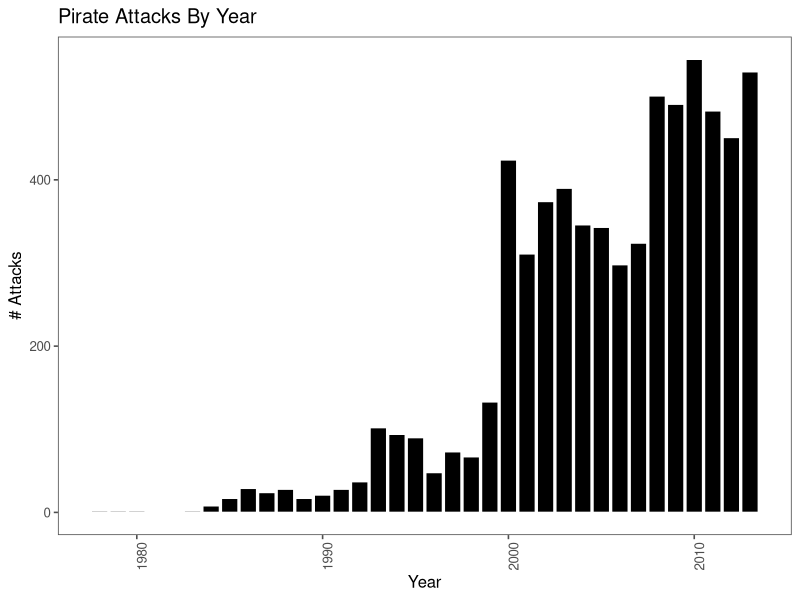
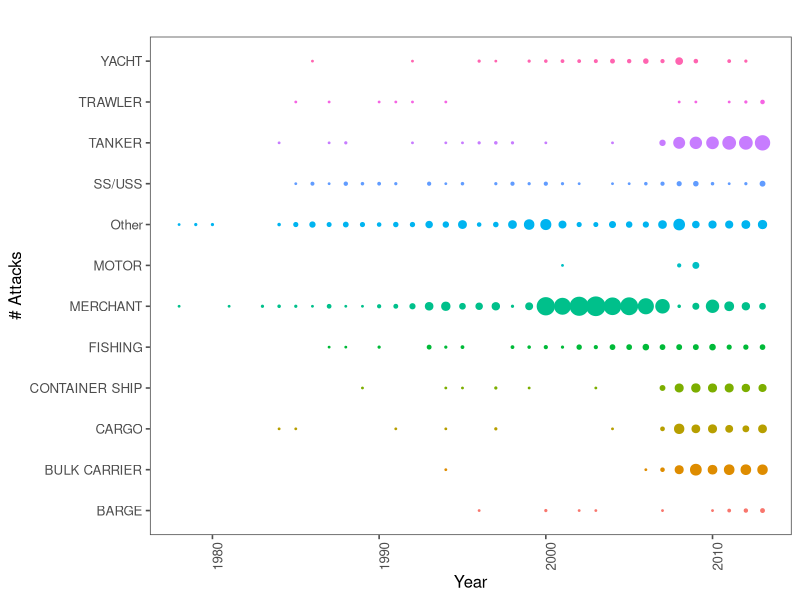

R code for these plots, in order: (Note: this script raises an error after producing the figures.)
library(plyr)
library(ggplot2)
library(gridExtra)
library(ggthemes)

# the full data set
pirates.df <- read.csv("pirates.csv", stringsAsFactors=FALSE)

# I extracted the year column (I made a year column) and vessel type column
# then did a ton of text maniuplation to get the final set of factors. It's
# a pretty messy column and ended up lumping more than I liked into "Other"
# 
# You can make the year field with:
#
# pirates.df$year <- strftime(pirates.df$DateOfOcc, "%Y")
#
# but be warned there's a bad year in there that you'll have to deal with.
#
# I then ran:
#
# p3.df <- count(p2.df,c("Year","Vessel.Type"))
# 
# to generate that data frame, but since both CSVs are extracted, you don't
# really need to go through the machinations yourself.
#

# read year|vessel.type
p2.df <- read.csv("p2.csv", stringsAsFactors=FALSE)
# aggregated by year & vessel.type
p3.df <- read.csv("p3.csv", stringsAsFactors=FALSE)

# simple bar graph of totals
p <- ggplot(pirates.df, aes(x=year))
p <- p + geom_bar(binwidth=1, color="white", fill="black")
p <- p + labs(x="Year", y="# Attacks", title="Pirate Attacks By Year")
p <- p + theme_few() 
p <- p + theme(axis.text.x = element_text(angle = 90, hjust = 1))
p

# dot plot by year and vessel type
p2 <- ggplot(p3.df, aes(x=Year, y=Vessel.Type, size=freq))
p2 <- p2 + geom_point(aes(color=Vessel.Type))
p2 <- p2 + scale_size_area()
p2 <- p2 + labs(x="Year", y="# Attacks", title="Pirate Attacks By Year & Vessel Type")
p2 <- p2 + theme_few()
p2 <- p2 + theme(axis.text.x = element_text(angle = 90, hjust = 1))
p2 <- p2 + theme(legend.position=0)
p2

# all in one
grid.arrange(p,p2)
